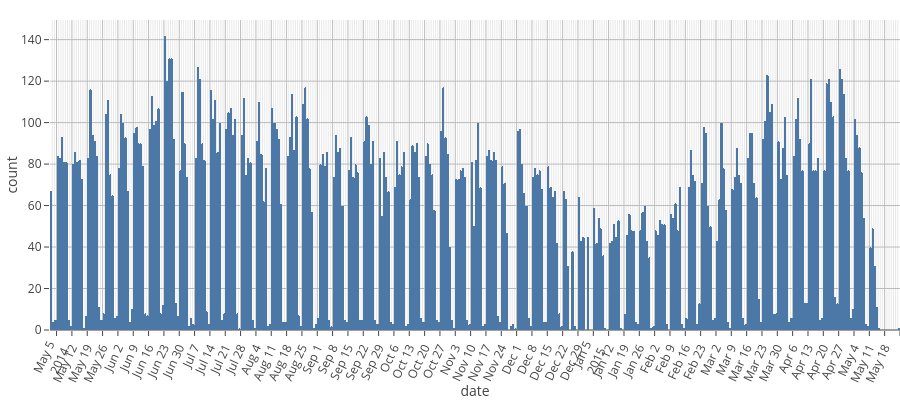

Notebook code for this chart:
### Code cell
px.histogram(kc, 'date', height=400
).update_traces(xbins_start=kc.date.min(),
                xbins_end=kc.date.max(),
                xbins_size='D',
                marker_cornerradius=20
).update_xaxes(dtick=7*24*60*60*1000,
               minor_dtick=24*60*60*1000,
               minor_showgrid=True,
               tickangle=-65,
               ticks='outside',
               tick0='2014-05-05'
).update_layout(margin=dict(b=70))

### Figure 1 — Plotly figure (JSON) as saved in the notebook; plotly's stock layout.template omitted (floating-point values rounded to 4 significant figures; data arrays with more than 128 entries replaced by an {"elided": "..."} marker saying what was removed)
{"data": [{"bingroup": "x", "hovertemplate": "date=%{x}<br>count=%{y}<extra></extra>", "legendgroup": "", "marker": {"color": "#4C78A8", "cornerradius": 20, "pattern": {"shape": ""}}, "name": "", "orientation": "v", "showlegend": false, "type": "histogram", "x": {"elided": "21613 str values"}, "xaxis": "x", "xbins": {"end": "2015-05-27T00:00:00", "size": "D", "start": "2014-05-02T00:00:00"}, "yaxis": "y"}], "layout": {"barmode": "relative", "height": 400, "legend": {"tracegroupgap": 0}, "margin": {"b": 70}, "xaxis": {"anchor": "y", "domain": [0, 1], "dtick": 604800000, "minor": {"dtick": 86400000, "showgrid": true}, "tick0": "2014-05-05", "tickangle": -65, "ticks": "outside", "title": {"text": "date"}}, "yaxis": {"anchor": "x", "domain": [0, 1], "title": {"text": "count"}}}}
